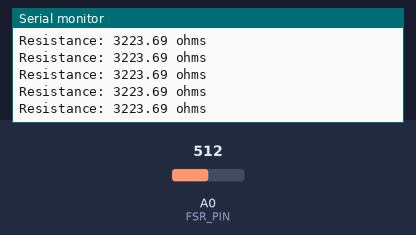
Bench run of a sketch on a simulated Arduino Uno, built with avr-gcc and run on an emulated ATmega328P. On the bench: the last lines printed to the serial monitor. Inputs (shaded band) come from the test bench; at power-on: A0 (FSR_PIN) = 512.

Above: at 1.2 s.
1.3 s: A0 (FSR_PIN) set to 771
At 1.9 s:
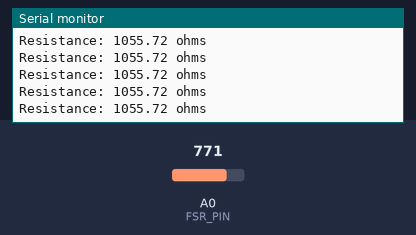
2.8 s: A0 (FSR_PIN) set to 789
At 3.7 s:
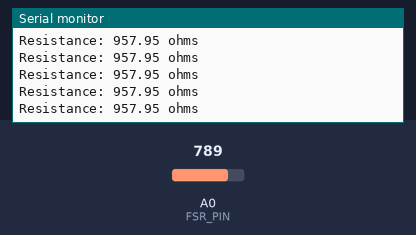
11.8 s: A0 (FSR_PIN) set to 986
At 12.8 s:
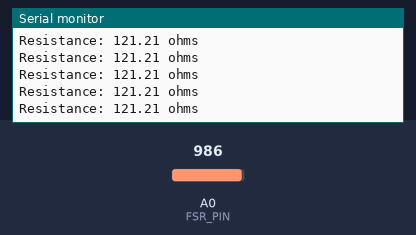
14.8 s: A0 (FSR_PIN) set to 1008
At 15.3 s:
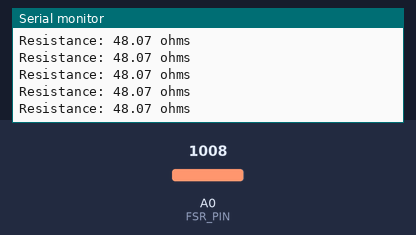
Timing chart, 0 to 17.3 s (numbered marks = the images above; inputs shaded):
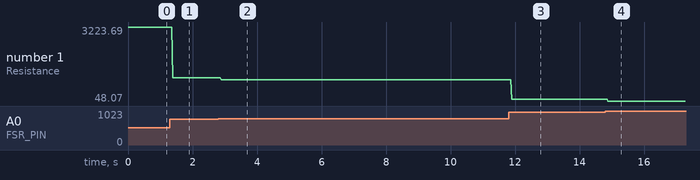

The sketch:

weightSensor.ino
```cpp
const int FSR_PIN = A0; // Pin connected to FSR/resistor divider

// Measure the voltage at 5V and resistance of your 3.3k resistor, and enter
// their value's below:
const float VCC = 4.98; // Measured voltage of Ardunio 5V line
const float R_DIV = 3230.0; // Measured resistance of 3.3k resistor

void setup()
{
  Serial.begin(9600);
  pinMode(FSR_PIN, INPUT);
}

void loop()
{
  int fsrADC = analogRead(FSR_PIN);
  // If the FSR has no pressure, the resistance will be
  // near infinite. So the voltage should be near 0.
  if (fsrADC != 0) // If the analog reading is non-zero
  {
    // Use ADC reading to calculate voltage:
    float fsrV = fsrADC * VCC / 1023.0;
    // Use voltage and static resistor value to
    // calculate FSR resistance:
    float fsrR = R_DIV * (VCC / fsrV - 1.0);
    Serial.println("Resistance: " + String(fsrR) + " ohms");
  }
  else
  {
    // No pressure detected
  }
}
```

Measured:
- after the input at 1.3 s, the serial monitor: prints a new line after 0.08 s (image 1)
- after the input at 2.8 s, the serial monitor: prints a new line after 0.09 s (image 2)
- after the input at 11.8 s, the serial monitor: prints a new line after 0.09 s (image 3)
- after the input at 14.8 s, the serial monitor: prints a new line after 0.08 s (image 4)
- plotted number 1: 3223.69 → 1055.72 after the input at 1.3 s, 1055.72 → 957.95 after the input at 2.8 s, 957.95 → 121.21 after the input at 11.8 s, 121.21 → 48.07 after the input at 14.8 s
